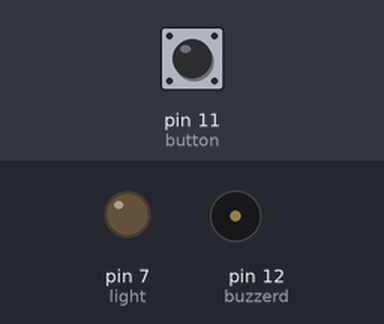
A sketch run on a simulated Arduino Uno, built with avr-gcc and run on an emulated ATmega328P. Parts: output pins drawn as LEDs (lit = HIGH), buzzer (waves = sounding, pin HIGH). The test bench sets the inputs (shaded band); at power-on: pin 11 (button) HIGH.

Above: at 1.2 s.
1.3 s: pin 11 (button) pulled LOW for 0.15 s
At 1.37 s:
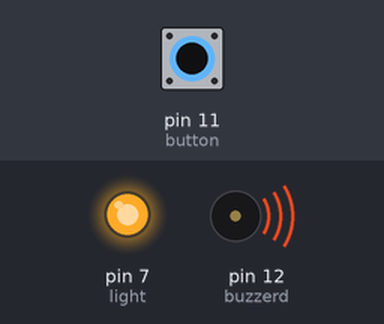
2.9 s: pin 11 (button) pulled LOW for 3.2 s
At 6.8 s:
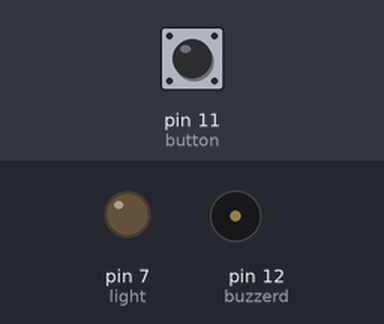
Timing chart, 0 to 8.3 s (numbered marks = the images above; inputs shaded):
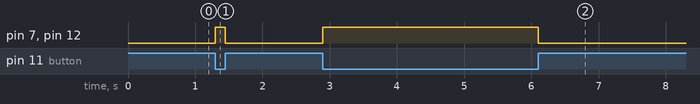

Measured:
- after the input at 1.3 s, pin 7 (light), pin 12 (buzzerd): LOW → HIGH at once, → LOW 0.15 s later
- after the input at 2.9 s, pin 7 (light), pin 12 (buzzerd): LOW → HIGH at once, → LOW 3.2 s later

The sketch:

buttonbuzzer.ino
```cpp
void setup() {
  // put your setup code here, to run once:
pinMode(12, OUTPUT);//buzzerd
pinMode(11, INPUT_PULLUP); //button
pinMode(7, OUTPUT);//light
}

void loop() {
  // put your main code here, to run repeatedly:

if( digitalRead(11) == LOW )
{
  digitalWrite(12, HIGH);
  digitalWrite(7, HIGH);
}

else
{
  digitalWrite(12, LOW);
  digitalWrite(7, LOW);
}

}
```
